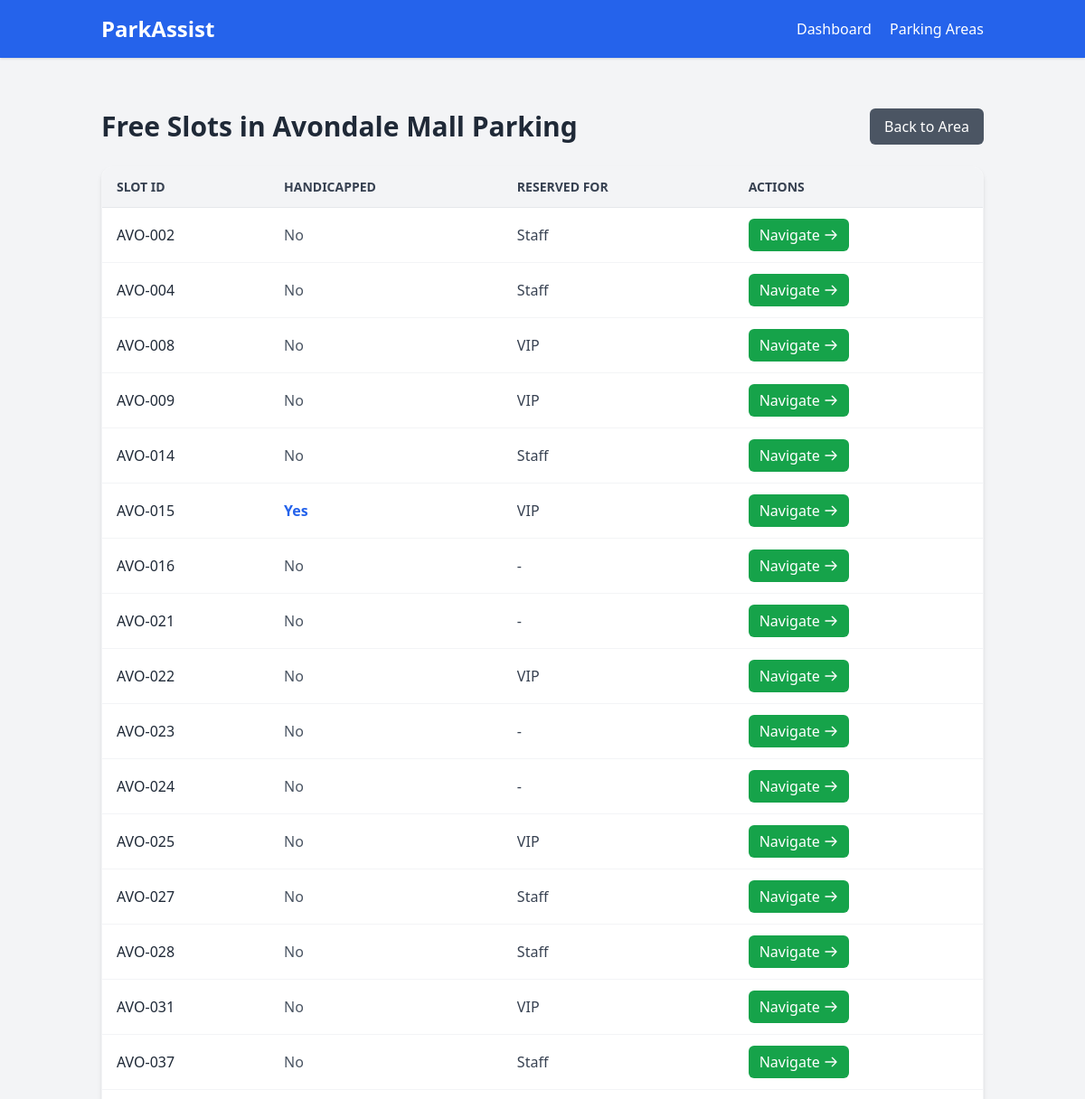
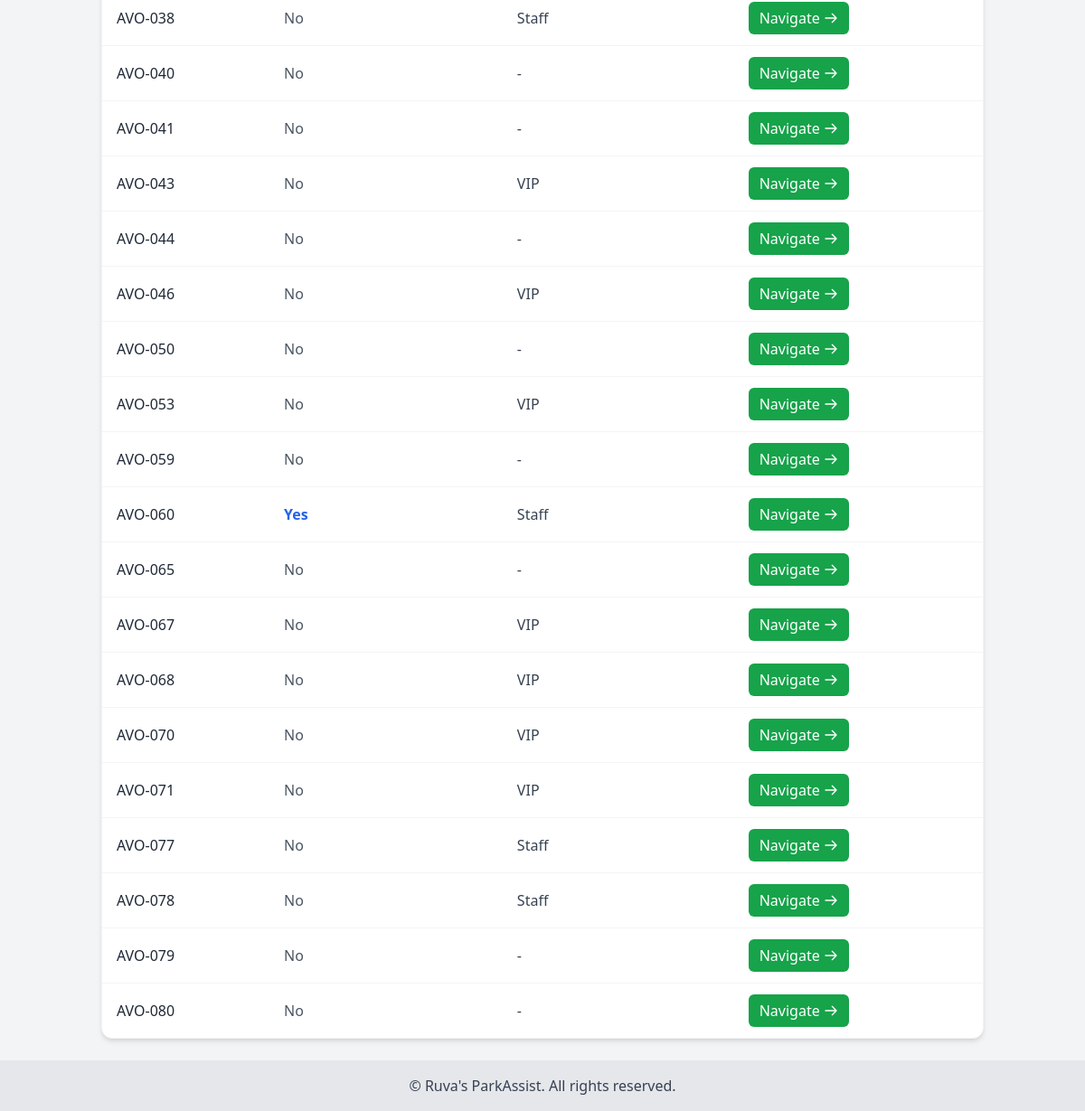
Page /areas/7/free/ on the committed database (2 pictures, top to bottom).
### parking/models.py (models this page shows, shortened)
class ParkingArea(models.Model):
    name = models.CharField(max_length=100, unique=True, verbose_name="Area Name")
    total_capacity = models.IntegerField(default=0)
    area_type = models.CharField(
        max_length=50,
        choices=[('street','Street'), ('garage','Garage'), ('lot','Lot')]
    )
    boundary = models.JSONField(blank=True, null=True, help_text="List of coordinates defining area boundary")
    class Meta:
        verbose_name = "Parking Area"
        verbose_name_plural = "Parking Areas"

class ParkingSlot(models.Model):
    slot_id = models.CharField(max_length=20, verbose_name="Slot ID")
    area = models.ForeignKey(ParkingArea, on_delete=models.CASCADE, related_name='slots')
    level = models.ForeignKey(GarageLevel, on_delete=models.CASCADE, related_name='slots', null=True, blank=True)
    latitude = models.DecimalField(max_digits=9, decimal_places=6, blank=True, null=True)
    longitude = models.DecimalField(max_digits=9, decimal_places=6, blank=True, null=True)
    is_handicapped = models.BooleanField(default=False)
    reserved_for = models.CharField(max_length=50, blank=True, null=True)  # e.g., VIP, staff
    class Meta:
        verbose_name = "Parking Slot"
        verbose_name_plural = "Parking Slots"
        unique_together = ('slot_id', 'area')
    @property
    def latest_status(self):
        return self.statuses.order_by('-timestamp').first()
    @property
    def is_available(self):
        latest = self.latest_status
        return latest is None or not latest.is_occupied

### parking/views.py (the view)
# urls.py: path('areas/<int:area_id>/free/', views.find_free_slots, name='find_free_slots'),
def find_free_slots(request, area_id):
    area = get_object_or_404(ParkingArea, pk=area_id)
    slots = [slot for slot in area.slots.all() if slot.is_available]
    return render(request, 'parking/free_slots.html', {'area': area, 'slots': slots})

### templates/parking/free_slots.html
{% extends "base.html" %}
{% block content %}
<div class="mt-8">
    <div class="flex items-center justify-between mb-6">
        <h1 class="text-3xl font-bold text-gray-800">Free Slots in {{ area.name }}</h1>
        <a href="{% url 'parking_area_detail' area.id %}"
           class="bg-gray-600 text-white px-4 py-2 rounded-md hover:bg-gray-700 transition">
           Back to Area
        </a>
    </div>
    <div class="bg-white rounded-xl shadow-md overflow-hidden border border-gray-100">
        <table class="min-w-full divide-y divide-gray-200">
            <thead class="bg-gray-100">
                <tr>
                    <th class="py-3 px-4 text-left text-gray-700 font-semibold uppercase text-sm">Slot ID</th>
                    <th class="py-3 px-4 text-left text-gray-700 font-semibold uppercase text-sm">Handicapped</th>
                    <th class="py-3 px-4 text-left text-gray-700 font-semibold uppercase text-sm">Reserved For</th>
                    <th class="py-3 px-4 text-left text-gray-700 font-semibold uppercase text-sm">Actions</th>
                </tr>
            </thead>
            <tbody class="divide-y divide-gray-100">
                {% for slot in slots %}
                <tr class="hover:bg-gray-50 transition">
                    <td class="py-3 px-4 font-medium text-gray-800">{{ slot.slot_id }}</td>
                    <td class="py-3 px-4">
                        {% if slot.is_handicapped %}
                            <span class="text-blue-600 font-semibold">Yes</span>
                        {% else %}
                            <span class="text-gray-600">No</span>
                        {% endif %}
                    </td>
                    <td class="py-3 px-4 text-gray-700">
                        {{ slot.reserved_for|default:"-" }}
                    </td>
                    <td class="py-3 px-4">
                        <a href="{% url 'navigate_slot' slot.id %}"
                           class="inline-flex items-center bg-green-600 text-white px-3 py-1.5 rounded-md hover:bg-green-700 transition">
                            Navigate
                            <svg xmlns="http://www.w3.org/2000/svg"
                                 class="h-4 w-4 ml-1"
                                 fill="none" viewBox="0 0 24 24" stroke="currentColor" stroke-width="2">
                                <path stroke-linecap="round" stroke-linejoin="round"
                                      d="M14 5l7 7m0 0l-7 7m7-7H3" />
                            </svg>
                        </a>
                    </td>
                </tr>
                {% empty %}
                <tr>
                    <td colspan="4" class="py-6 text-center text-gray-500">
                        No free slots available
                    </td>
                </tr>
                {% endfor %}
            </tbody>
        </table>
    </div>
</div>
{% endblock %}

### rows in the picture
ParkingArea: name "Avondale Mall Parking"
ParkingSlot: slot_id "AVO-002", is_handicapped "No", reserved_for "Staff"
ParkingSlot: slot_id "AVO-004", is_handicapped "No", reserved_for "Staff"
ParkingSlot: slot_id "AVO-008", is_handicapped "No", reserved_for "VIP"
ParkingSlot: slot_id "AVO-009", is_handicapped "No", reserved_for "VIP"
ParkingSlot: slot_id "AVO-014", is_handicapped "No", reserved_for "Staff"
ParkingSlot: slot_id "AVO-015", is_handicapped "Yes", reserved_for "VIP"
ParkingSlot: slot_id "AVO-016", is_handicapped "No", reserved_for "-"
ParkingSlot: slot_id "AVO-021", is_handicapped "No", reserved_for "-"
ParkingSlot: slot_id "AVO-022", is_handicapped "No", reserved_for "VIP"
ParkingSlot: slot_id "AVO-023", is_handicapped "No", reserved_for "-"
ParkingSlot: slot_id "AVO-024", is_handicapped "No", reserved_for "-"
ParkingSlot: slot_id "AVO-025", is_handicapped "No", reserved_for "VIP"
ParkingSlot: slot_id "AVO-027", is_handicapped "No", reserved_for "Staff"
ParkingSlot: slot_id "AVO-028", is_handicapped "No", reserved_for "Staff"
ParkingSlot: slot_id "AVO-031", is_handicapped "No", reserved_for "VIP"
ParkingSlot: slot_id "AVO-037", is_handicapped "No", reserved_for "Staff"
ParkingSlot: slot_id "AVO-038", is_handicapped "No", reserved_for "Staff"
ParkingSlot: slot_id "AVO-040", is_handicapped "No", reserved_for "-"
ParkingSlot: slot_id "AVO-041", is_handicapped "No", reserved_for "-"
ParkingSlot: slot_id "AVO-043", is_handicapped "No", reserved_for "VIP"
ParkingSlot: slot_id "AVO-044", is_handicapped "No", reserved_for "-"
ParkingSlot: slot_id "AVO-046", is_handicapped "No", reserved_for "VIP"
ParkingSlot: slot_id "AVO-050", is_handicapped "No", reserved_for "-"
ParkingSlot: slot_id "AVO-053", is_handicapped "No", reserved_for "VIP"
ParkingSlot: slot_id "AVO-059", is_handicapped "No", reserved_for "-"
ParkingSlot: slot_id "AVO-060", is_handicapped "Yes", reserved_for "Staff"
ParkingSlot: slot_id "AVO-065", is_handicapped "No", reserved_for "-"
ParkingSlot: slot_id "AVO-067", is_handicapped "No", reserved_for "VIP"
ParkingSlot: slot_id "AVO-068", is_handicapped "No", reserved_for "VIP"
ParkingSlot: slot_id "AVO-070", is_handicapped "No", reserved_for "VIP"
ParkingSlot: slot_id "AVO-071", is_handicapped "No", reserved_for "VIP"
ParkingSlot: slot_id "AVO-077", is_handicapped "No", reserved_for "Staff"
ParkingSlot: slot_id "AVO-078", is_handicapped "No", reserved_for "Staff"
ParkingSlot: slot_id "AVO-079", is_handicapped "No", reserved_for "-"
ParkingSlot: slot_id "AVO-080", is_handicapped "No", reserved_for "-"
